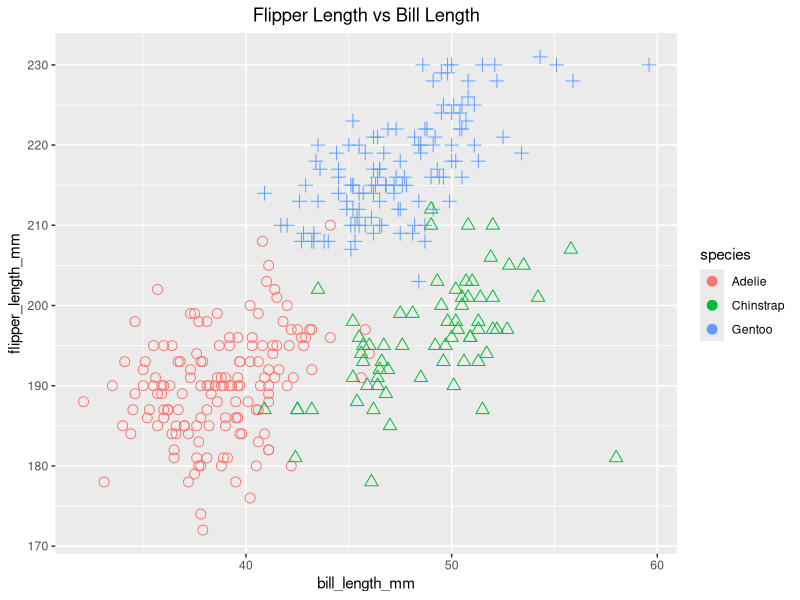
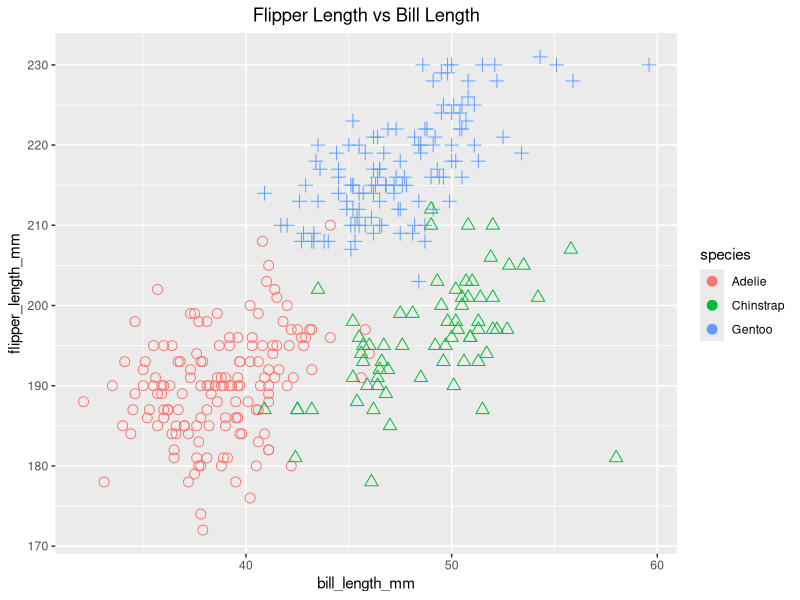

Write R code to recreate these figures, in order.
## ---- chunk 1
library(tidyverse)
library(ggplot2)
## ---- chunk 2
data("penguins", package = "palmerpenguins")
## ---- chunk 3
scatterplot <- ggplot(penguins, aes(x = bill_length_mm, y = flipper_length_mm, color = species)) +
  geom_point(shape = penguins$species, size = 3) +
  ggtitle("Flipper Length vs Bill Length") + theme(plot.title = element_text(hjust = 0.5))

scatterplot
## ---- chunk 4
ggsave("scatter_plot.pdf", plot = scatterplot)
## ---- chunk 5

set.seed(102102)

df_main <- tibble(
                  random_sample = rnorm(10),
                  logical_vector = random_sample > 0,
                  character_vector = c("I", "go", "to", "lake", "the", "lake", "everyday", "to","just", "chill"),
                  factor_vector = factor(c("positve", "negative", "neutral", "positve", "negative", "negative", "neutral", "postive", "neutral", "negative")),
)

knitr::kable(df_main)

df_main
## ---- chunk 6
random_sample_mean = mean(pull(df_main, random_sample))
logical_vector_mean = mean(pull(df_main, logical_vector))
character_vector_mean = mean(pull(df_main, character_vector))
factor_vector_mean = mean(pull(df_main, factor_vector))

random_sample_mean
logical_vector_mean
character_vector_mean
factor_vector_mean
## ---- chunk 7
n_char = as.numeric(pull(df_main,character_vector))
n_log = as.numeric(pull(df_main,logical_vector))
n_fac = as.numeric(pull(df_main, factor_vector))
## ---- chunk 8
mean_numchar = mean(n_char)
mean_numlogic = mean(n_log)
mean_numfactor = mean(n_fac)
mean_numchar
mean_numlogic
mean_numfactor
